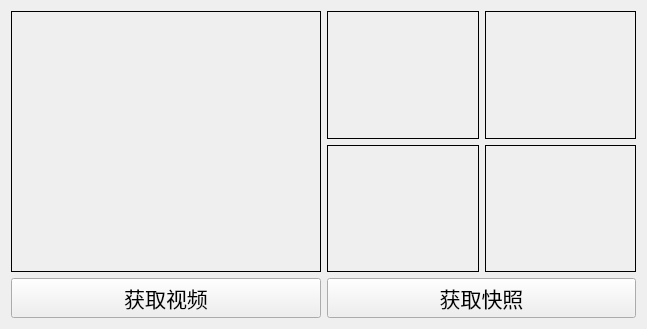
<?xml version="1.0" encoding="UTF-8"?>
<ui version="4.0">
 <class>Widget</class>
 <widget class="QWidget" name="Widget">
  <property name="geometry">
   <rect>
    <x>0</x>
    <y>0</y>
    <width>647</width>
    <height>329</height>
   </rect>
  </property>
  <property name="windowTitle">
   <string>MjpgClient</string>
  </property>
  <layout class="QGridLayout" name="gridLayout_2">
   <item row="0" column="0">
    <widget class="QLabel" name="labelMjpg">
     <property name="frameShape">
      <enum>QFrame::Box</enum>
     </property>
     <property name="text">
      <string/>
     </property>
    </widget>
   </item>
   <item row="0" column="1">
    <layout class="QGridLayout" name="gridLayout">
     <item row="0" column="0">
      <widget class="QLabel" name="labelJpeg1">
       <property name="frameShape">
        <enum>QFrame::Box</enum>
       </property>
       <property name="text">
        <string/>
       </property>
      </widget>
     </item>
     <item row="0" column="1">
      <widget class="QLabel" name="labelJpeg2">
       <property name="frameShape">
        <enum>QFrame::Box</enum>
       </property>
       <property name="text">
        <string/>
       </property>
      </widget>
     </item>
     <item row="1" column="0">
      <widget class="QLabel" name="labelJpeg3">
       <property name="frameShape">
        <enum>QFrame::Box</enum>
       </property>
       <property name="text">
        <string/>
       </property>
      </widget>
     </item>
     <item row="1" column="1">
      <widget class="QLabel" name="labelJpeg4">
       <property name="frameShape">
        <enum>QFrame::Box</enum>
       </property>
       <property name="text">
        <string/>
       </property>
      </widget>
     </item>
    </layout>
   </item>
   <item row="1" column="0">
    <widget class="QPushButton" name="btnGetMjpg">
     <property name="font">
      <font>
       <family>楷体</family>
       <pointsize>16</pointsize>
      </font>
     </property>
     <property name="text">
      <string>获取视频</string>
     </property>
    </widget>
   </item>
   <item row="1" column="1">
    <widget class="QPushButton" name="btnGetJpeg">
     <property name="font">
      <font>
       <family>楷体</family>
       <pointsize>16</pointsize>
      </font>
     </property>
     <property name="text">
      <string>获取快照</string>
     </property>
    </widget>
   </item>
  </layout>
 </widget>
 <resources/>
 <connections/>
</ui>
